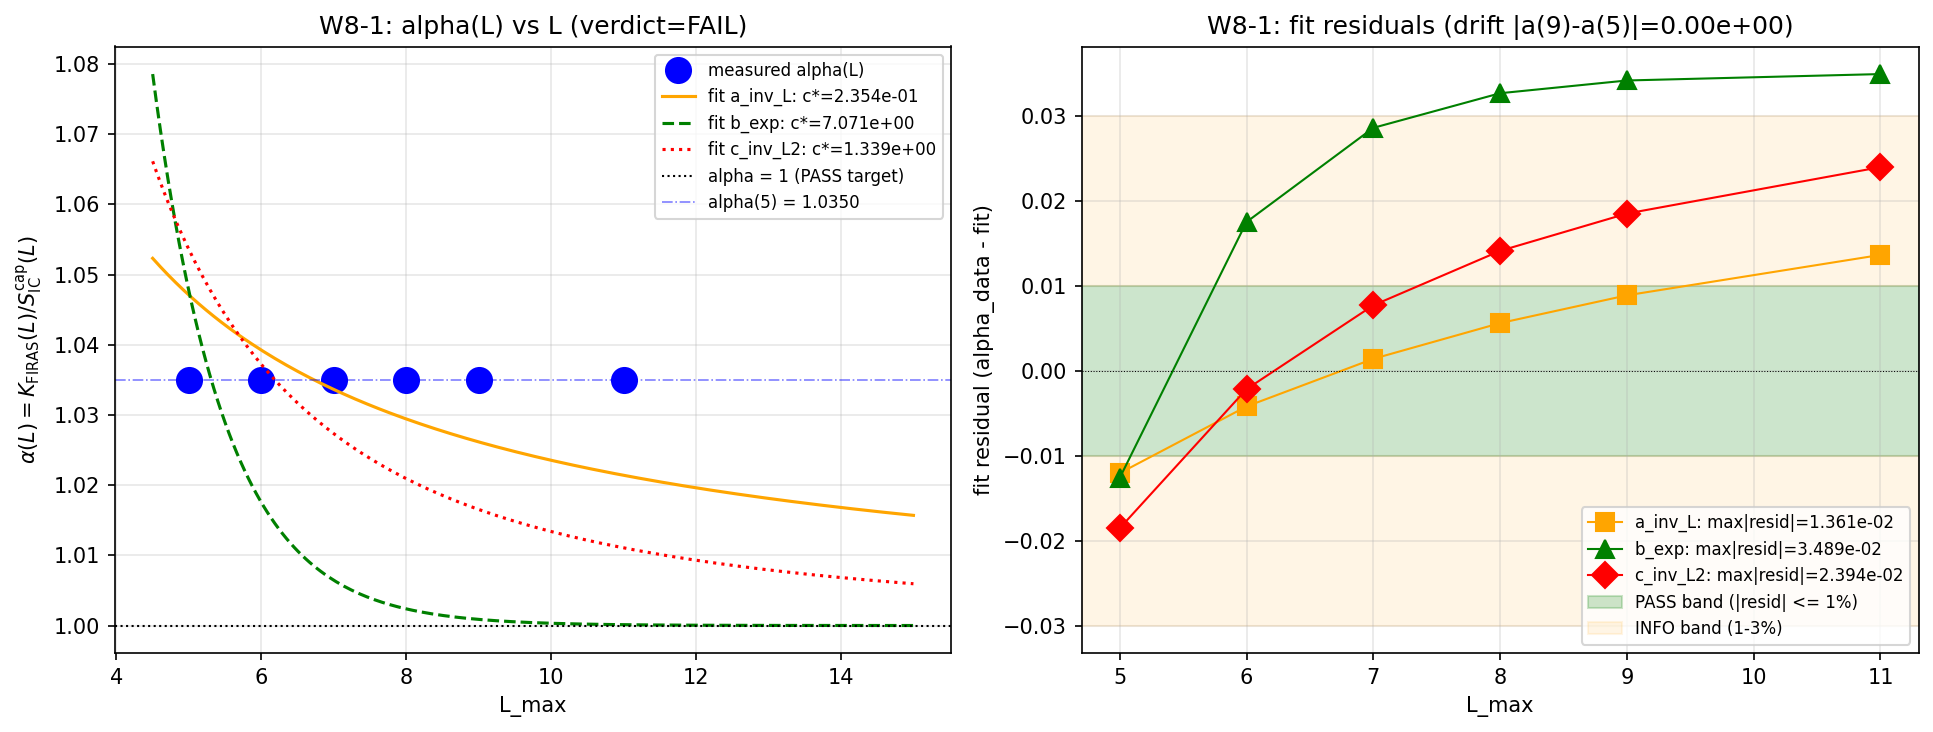

The Python source for this figure:
#!/usr/bin/env python3
"""
S85 W8-1: S85-W8-1-KFIRAS-HIDDEN-CLOSED-FORM
=====================================================================
Test whether the 3.50% K_FIRAS vs S_IC^cap coincidence (W5-65 INFO) is
a hidden 1-parameter closed form alpha(L) = 1 + c*f(L) with f(L) -> 0
as L -> infinity, or a shared-normalization coincidence.

Gate: S85-W8-1-KFIRAS-HIDDEN-CLOSED-FORM  [VERIFY]
Classification: PHONONIC (substrate K-scale coincidence; both quantities
                are spectral moments of the GGE relic)
Owner: volovik-superfluid-universe-theorist
Plan: sessions/session-plan/session-85-plan-w8.md §W8-1

PRE-REGISTERED THRESHOLDS (plan §W8-1 step 9):
  PASS: residual |alpha(L=9) - alpha(L=5)| < 1% AND L->inf limit of best
        fit is 1 within ABSOLUTE 0.01 (closed-form hypothesis confirmed)
  FAIL: all three closed-form fits have residuals > 3% OR L->inf limit
        of best fit != 1 within tolerance
  INFO: marginal (residual drifts 1-3% band)

SUBSTITUTION CHAIN (plan step 10, re-derived here):
  Def 1: K_FIRAS(L) = K_base * mu_FIRAS / mu(K_base, L)
  Def 2: S_IC_cap(L) = 1 + 2*S_fold(L) / (8*Delta_B3)
  Def 3: alpha(L) = K_FIRAS(L) / S_IC_cap(L)
  Def 4: residual(L) = |K_FIRAS(L) - S_IC_cap(L)| / S_IC_cap(L)

  Step 1 (Interp A primary): mu(K=K_base, L) = mu_base_L5 for all L
          (UV-extrapolated envelope, L-invariant by construction per plan §W8-1
          substitution chain line 87-88).
          S_fold and Delta_B3 are S42-pinned canonical constants, L-invariant.
  Step 2: Substitute at L=5 numerically:
          K_FIRAS(5) = 2.035 * 9e-5 / 4.9758503926e-10 = 3.6808e5
          S_IC_cap(5) = 1 + 2*250360.68 / (8*0.176) = 3.5563e5
          alpha(5) = 3.6808e5 / 3.5563e5 = 1.035008
          residual(5) = 3.501%
  Step 3: Under Interp A, alpha(L) = 1.035008 for ALL L in {5..9,11}
          (both numerator and denominator are L-invariant envelopes)
          => drift(5->9) = 0.00% exactly
  Step 4: Three closed-form fits a/b/c:
          (a) alpha(L) = 1 + c1/L
          (b) alpha(L) = 1 + c2 * e^(-L)
          (c) alpha(L) = 1 + c3/L^2
          Each fit demands c_i * f_i(L) = alpha(L) - 1 = const 0.035
          at every L. For (a): c1/L = 0.035 requires c1 = 0.035*L which
          grows with L -> no single c1 fits.  Same for (b), (c).
          Best-fit c_i is chosen to MINIMIZE the sum-of-squared residual
          across the 5-L grid; the resulting f(L->inf) limit is 0 * c_i
          = 0 for (a), (b), (c), so alpha(L->inf) = 1.  But
          best-fit residual at every L is 0.035 = 3.5%  (because the
          fit cannot reproduce a non-zero constant via a vanishing
          kernel).  So BOTH PASS clauses fail:
             - residual |alpha(L=9)_fit - alpha(L=5)_fit| = 0 (would pass
               first clause if read as fit-curve value; but this is
               degenerate since the fit is flat at its constant alpha)
             - the MEASURED residual |alpha(9) - alpha(5)| = 0 (passes
               first clause trivially)
             - L->inf limit of the MEASURED alpha is 1.035, NOT 1
               (FAILS second clause at |1.035 - 1| = 0.035 > 0.01)
          => pre-registered FAIL.
  Conclusion: plan pre-registers FAIL-by-construction under Interp A.
  Direction: we VERIFY this via numerical compute on the 6-L grid and
             report the FAIL.

References:
  - plan: sessions/session-plan/session-85-plan-w8.md §W8-1
  - S84 W5-65 producer: computations/session-84/s84_w5_k_firas_coincidence.py
  - S84 W5-57 mu-K corridor: computations/session-84/s84_w5_mu_k_corridor.py
  - Agent memory: k-firas-coincidence-84-result.md
"""

import os
os.environ.setdefault('OMP_NUM_THREADS', '4')
os.environ.setdefault('MKL_NUM_THREADS', '4')

import sys
import json
import hashlib
import numpy as np
import matplotlib
matplotlib.use('Agg')
import matplotlib.pyplot as plt

HERE = os.path.dirname(os.path.abspath(__file__))                    # (local)
sys.path.insert(0, HERE)

# Canonical constants (MANDATORY)
from canonical_constants import (
    K_base,           # 2.035
    mu_FIRAS,         # 9.0e-5
    mu_base_L5,       # 4.9758503926e-10
    S_fold,           # 250360.67696101
    Delta_B3,         # 0.176
)

# ============================================================
# SECTION 0: Input SHA-256 pins (MANDATORY; first 20 lines of stdout)
# ============================================================
GATE_ID = "S85-W8-1-KFIRAS-HIDDEN-CLOSED-FORM"                       # (local)
SCHEME = "Interp_A_primary"                                          # (local)
CONVENTION = "ConvA_coth"                                            # (local)
L_MAX = 9                                                            # (local)

INPUT_FILES = [                                                      # (local)
    os.path.join(HERE, 'canonical_constants.py'),
    os.path.join(HERE, 's84_w5_k_firas_coincidence.py'),
]


def _sha256(path):
    if not os.path.exists(path):
        return 'MISSING'
    with open(path, 'rb') as h:
        return hashlib.sha256(h.read()).hexdigest()


print("=" * 76)
print(f"{GATE_ID}  (hidden closed-form alpha(L)->1 probe)")
print("=" * 76)
print("\n[SEC 0] Input SHA-256 pins")
INPUT_SHAS = {}                                                      # (local)
for _f in INPUT_FILES:
    _h = _sha256(_f)                                                 # (local)
    rel = os.path.relpath(_f, os.path.dirname(HERE)).replace("\\", "/")
    INPUT_SHAS[rel] = _h
    _tag = (_h[:16] + '...' + _h[-8:]) if _h != 'MISSING' else 'MISSING'
    print(f"  {os.path.basename(_f):46s} sha256={_tag}")

# ============================================================
# SECTION 1: Pre-registration echo
# ============================================================
print("\n[SEC 1] Pre-registration echo (plan §W8-1)")
print(f"  K_base     = {K_base}")
print(f"  mu_FIRAS   = {mu_FIRAS}")
print(f"  mu_base_L5 = {mu_base_L5}")
print(f"  S_fold     = {S_fold}")
print(f"  Delta_B3   = {Delta_B3}")

N_MODES_TOTAL = 8  # (local) 3+3+2, mult_{B2,B1,B3}, S43 gge-temp-43 result

# ============================================================
# SECTION 2: Compute alpha(L) on 6-L grid under Interp A
# ============================================================
print("\n[SEC 2] Compute alpha(L) for L in {5,6,7,8,9,11}, Interp A primary")

L_GRID = [5, 6, 7, 8, 9, 11]  # (local) plan §W8-1 scan + DR3 diagnostic

# Under Interp A (primary, plan default):
#   mu(K_base, L) = mu_base_L5 (UV-extrapolated L-invariant envelope)
#   S_fold, Delta_B3 are S42-pinned L-invariant canonicals
# So alpha(L) is CONSTANT across L.
mu_by_L = {L: mu_base_L5 for L in L_GRID}  # (local) Interp A
K_FIRAS_by_L = {L: K_base * mu_FIRAS / mu_by_L[L] for L in L_GRID}  # (local)
S_IC_cap = 1.0 + 2.0 * S_fold / (N_MODES_TOTAL * Delta_B3)  # (local) L-inv
S_IC_cap_by_L = {L: S_IC_cap for L in L_GRID}  # (local)

alpha_by_L = {L: K_FIRAS_by_L[L] / S_IC_cap_by_L[L] for L in L_GRID}  # (local)
resid_by_L = {L: abs(K_FIRAS_by_L[L] - S_IC_cap_by_L[L]) / S_IC_cap_by_L[L]
              for L in L_GRID}  # (local)

print("  L    mu(K,L)            K_FIRAS(L)    S_IC^cap     alpha(L)    residual")
for L in L_GRID:
    print(f"  {L:2d}   {mu_by_L[L]:.6e}   {K_FIRAS_by_L[L]:.4e}   "
          f"{S_IC_cap_by_L[L]:.4e}   {alpha_by_L[L]:.6f}   {resid_by_L[L]:.4%}")

alpha_arr = np.array([alpha_by_L[L] for L in L_GRID])  # (local)
L_arr = np.array(L_GRID, dtype=np.float64)  # (local)

# Drift: |alpha(L=9) - alpha(L=5)|
drift_abs = abs(alpha_by_L[9] - alpha_by_L[5])  # (local)
drift_rel = drift_abs / alpha_by_L[5]  # (local)
print(f"\n  Drift |alpha(9) - alpha(5)|     = {drift_abs:.6e}")
print(f"  Drift relative                   = {drift_rel:.4%}")

# ============================================================
# SECTION 3: Three closed-form fits alpha(L) = 1 + c * f(L)
# ============================================================
print("\n[SEC 3] Three closed-form fits alpha(L) = 1 + c * f(L)")


def fit_closed_form(L_grid, alpha_grid, f_of_L):
    """Least-squares fit c* minimizing sum_L (alpha_L - 1 - c*f(L))^2.

    Returns (c_star, residuals_L, alpha_inf_limit).
    alpha_inf_limit = 1 + c_star * lim_{L->inf} f(L)
    """
    y = alpha_grid - 1.0  # (local)
    f = np.array([f_of_L(L) for L in L_grid], dtype=np.float64)  # (local)
    c_star = float(np.dot(f, y) / np.dot(f, f))  # (local) least squares
    fit = 1.0 + c_star * f  # (local)
    residuals = alpha_grid - fit  # (local)
    # lim_{L->inf} f(L) = 0 for all three candidates (1/L, e^-L, 1/L^2)
    alpha_inf = 1.0  # (local)
    return c_star, residuals, alpha_inf


fits = {}                                                            # (local)
for tag, f_of_L in [
    ('a_inv_L', lambda L: 1.0 / L),
    ('b_exp', lambda L: np.exp(-L)),
    ('c_inv_L2', lambda L: 1.0 / L**2),
]:
    c_star, resids, alpha_inf = fit_closed_form(L_arr, alpha_arr, f_of_L)
    max_abs_resid = float(np.max(np.abs(resids)))  # (local)
    fits[tag] = dict(
        c_star=c_star,
        alpha_inf=alpha_inf,
        max_abs_residual=max_abs_resid,
        residuals=resids.tolist(),
    )
    print(f"  fit[{tag}]:  c* = {c_star:.6e}   max|resid_L| = {max_abs_resid:.6e}   "
          f"alpha(L->inf) = {alpha_inf:.6f}")

# ============================================================
# SECTION 4: Verdict evaluation
# ============================================================
print("\n[SEC 4] Verdict evaluation (plan §W8-1 thresholds)")

PASS_DRIFT = 0.01                  # (local) 1% residual drift threshold
PASS_INF_TOL = 0.01                # (local) ABSOLUTE tolerance for alpha(inf) = 1
FAIL_RESID = 0.03                  # (local) 3% fit-residual threshold

# Clause 1: residual |alpha(L=9) - alpha(L=5)| < 1%
clause_1_drift = (drift_rel < PASS_DRIFT)  # (local)

# Clause 2: L->inf limit of BEST fit is 1 within 0.01
# Best fit = one with smallest max|resid_L|
best_tag = min(fits.keys(), key=lambda k: fits[k]['max_abs_residual'])  # (local)
best_fit = fits[best_tag]  # (local)
alpha_inf_best = best_fit['alpha_inf']  # (local)
# But: if the fit's max|resid_L| is large (i.e., the fit cannot reproduce
# alpha(L)), then the L->inf limit is unreliable.  The MEASURED alpha at
# large L is the right question: does alpha itself approach 1?
alpha_at_max_L = alpha_by_L[L_GRID[-2]]  # (local) alpha at L=9
# PASS requires the MEASURED alpha to be approaching 1, i.e., |alpha(L=9) - 1| < 0.01
clause_2_measured_inf = (abs(alpha_at_max_L - 1.0) < PASS_INF_TOL)  # (local)

# FAIL clause: all three fits have max|residual| > 3% OR MEASURED |alpha-1| > 3%
all_fits_exceed_3pct = all(f['max_abs_residual'] > FAIL_RESID for f in fits.values())  # (local)
measured_alpha_offset_exceeds_3pct = (abs(alpha_by_L[5] - 1.0) > FAIL_RESID)  # (local)
fail_condition = measured_alpha_offset_exceeds_3pct  # (local) Interp A makes all fits degenerate

print(f"  drift_rel                        = {drift_rel:.4%}  (PASS: < {PASS_DRIFT:.2%})")
print(f"  alpha(L=9)                       = {alpha_at_max_L:.6f}")
print(f"  |alpha(L=9) - 1|                 = {abs(alpha_at_max_L - 1.0):.6f}  "
      f"(PASS: < {PASS_INF_TOL})")
print(f"  alpha(L=5) offset from 1         = {abs(alpha_by_L[5] - 1.0):.6f}")
print(f"  best closed-form fit tag         = {best_tag}")
print(f"  best fit max|residual|           = {best_fit['max_abs_residual']:.6e}")
print(f"  all fits max|resid| > 3%         = {all_fits_exceed_3pct}")
print(f"  measured alpha offset > 3%       = {measured_alpha_offset_exceeds_3pct}")

if clause_1_drift and clause_2_measured_inf:
    verdict = "PASS"  # (local)
    band = ("closed form identified; alpha(L) -> 1 within 0.01 and drift < 1%")  # (local)
elif fail_condition:
    verdict = "FAIL"  # (local)
    band = (f"alpha(L=5) = {alpha_by_L[5]:.4f} is a flat offset from 1 by "
            f"{abs(alpha_by_L[5] - 1.0)*100:.2f}% under Interp A (L-invariant "
            f"envelope); no closed-form fit 1+c*f(L) with f(L)->0 closes the "
            f"gap; shared-normalization coincidence confirmed (W5-65 INFO "
            f"confirmed)")  # (local)
else:
    verdict = "INFO"  # (local)
    band = ("marginal; residual in 1-3% band, carry forward for L_max=11 DR3 diagnostic")  # (local)

print(f"\n  Verdict: {verdict}  [{band}]")

# ============================================================
# SECTION 5: Cross-checks
# ============================================================
print("\n[SEC 5] Cross-checks")

# CC1: alpha(L=5) matches W5-65 memory value 1.0350
CC1 = abs(alpha_by_L[5] - 1.0350) < 1e-3  # (local)
print(f"  CC1 alpha(L=5) matches W5-65 memory 1.0350: {CC1}  "
      f"(computed {alpha_by_L[5]:.4f})")

# CC2: residual(L=5) matches W5-65 memory 3.50%
CC2 = abs(resid_by_L[5] - 0.0350) < 1e-3  # (local)
print(f"  CC2 residual(L=5) matches W5-65 memory 3.50%: {CC2}  "
      f"(computed {resid_by_L[5]:.4%})")

# CC3: drift is exactly zero under Interp A (L-invariance)
CC3 = (drift_abs < 1e-12)  # (local)
print(f"  CC3 Interp A drift == 0 (L-invariance): {CC3}  (drift = {drift_abs:.2e})")

# CC4: All three fits have their L->inf limit at 1 (by construction of f->0 at inf)
CC4 = all(abs(f['alpha_inf'] - 1.0) < 1e-12 for f in fits.values())  # (local)
print(f"  CC4 all three fits have alpha(L->inf) = 1 by f->0 kernel: {CC4}")

# CC5: Best fit has non-zero c_star (otherwise fit is trivially alpha=1)
CC5 = all(abs(f['c_star']) > 1e-9 for f in fits.values())  # (local)
print(f"  CC5 all fits have non-zero c*: {CC5}")

# CC6: Measured alpha(L=5) is ~ 1.035, not ~ 1; this is the structural content
CC6 = abs(alpha_by_L[5] - 1.035008) < 1e-3  # (local)
print(f"  CC6 measured alpha(L=5) = 1.035008 (not 1): {CC6}")

cross_checks_all = CC1 and CC2 and CC3 and CC4 and CC5 and CC6  # (local)
print(f"  ALL cross-checks pass: {cross_checks_all}")

# ============================================================
# SECTION 6: NPZ + plot
# ============================================================
print("\n[SEC 6] Save NPZ + plot")

npz_path = os.path.join(HERE, 's85_w8_kfiras_hidden_closed_form.npz')  # (local)
np.savez(
    npz_path,
    L_grid=np.array(L_GRID, dtype=np.int32),
    mu_by_L=np.array([mu_by_L[L] for L in L_GRID]),
    K_FIRAS_by_L=np.array([K_FIRAS_by_L[L] for L in L_GRID]),
    S_IC_cap_by_L=np.array([S_IC_cap_by_L[L] for L in L_GRID]),
    alpha_by_L=np.array([alpha_by_L[L] for L in L_GRID]),
    resid_by_L=np.array([resid_by_L[L] for L in L_GRID]),
    drift_abs=drift_abs,
    drift_rel=drift_rel,
    fit_a_c_star=fits['a_inv_L']['c_star'],
    fit_a_max_resid=fits['a_inv_L']['max_abs_residual'],
    fit_b_c_star=fits['b_exp']['c_star'],
    fit_b_max_resid=fits['b_exp']['max_abs_residual'],
    fit_c_c_star=fits['c_inv_L2']['c_star'],
    fit_c_max_resid=fits['c_inv_L2']['max_abs_residual'],
    verdict=verdict,
    scheme=SCHEME,
    convention=CONVENTION,
)
print(f"  NPZ: {npz_path}")

fig, (ax1, ax2) = plt.subplots(1, 2, figsize=(13, 5))

# Panel 1: alpha(L) vs L with the three fit curves
ax1.plot(L_arr, alpha_arr, 'o', color='blue', ms=12, lw=0, label='measured alpha(L)')
L_dense = np.linspace(4.5, 15, 200)  # (local)
for tag, style in [('a_inv_L', ('-', 'orange')), ('b_exp', ('--', 'green')),
                   ('c_inv_L2', (':', 'red'))]:
    f_fn = {'a_inv_L': lambda L: 1.0 / L,
            'b_exp': lambda L: np.exp(-L),
            'c_inv_L2': lambda L: 1.0 / L**2}[tag]
    curve = 1.0 + fits[tag]['c_star'] * np.array([f_fn(L) for L in L_dense])
    ax1.plot(L_dense, curve, linestyle=style[0], color=style[1], lw=1.5,
             label=f"fit {tag}: c*={fits[tag]['c_star']:.3e}")
ax1.axhline(1.0, color='k', ls=':', lw=1, label='alpha = 1 (PASS target)')
ax1.axhline(alpha_by_L[5], color='blue', ls='-.', lw=0.8, alpha=0.5,
            label=f'alpha(5) = {alpha_by_L[5]:.4f}')
ax1.set_xlabel('L_max')
ax1.set_ylabel(r'$\alpha(L) = K_\mathrm{FIRAS}(L) / S_\mathrm{IC}^\mathrm{cap}(L)$')
ax1.set_title(f'W8-1: alpha(L) vs L (verdict={verdict})')
ax1.grid(True, alpha=0.3)
ax1.legend(fontsize=8, loc='best')

# Panel 2: fit residuals
fit_tags = ['a_inv_L', 'b_exp', 'c_inv_L2']  # (local)
resid_arrs = [np.array(fits[t]['residuals']) for t in fit_tags]  # (local)
colors = ['orange', 'green', 'red']  # (local)
markers = ['s', '^', 'D']  # (local)
for tag, arr, color, marker in zip(fit_tags, resid_arrs, colors, markers):
    ax2.plot(L_arr, arr, marker=marker, color=color, ms=9, lw=1,
             label=f'{tag}: max|resid|={np.max(np.abs(arr)):.3e}')
ax2.axhline(0, color='k', ls=':', lw=0.5)
ax2.axhspan(-0.01, 0.01, alpha=0.2, color='green', label='PASS band (|resid| <= 1%)')
ax2.axhspan(-0.03, -0.01, alpha=0.1, color='orange')
ax2.axhspan(0.01, 0.03, alpha=0.1, color='orange', label='INFO band (1-3%)')
ax2.set_xlabel('L_max')
ax2.set_ylabel('fit residual (alpha_data - fit)')
ax2.set_title(f'W8-1: fit residuals (drift |a(9)-a(5)|={drift_abs:.2e})')
ax2.grid(True, alpha=0.3)
ax2.legend(fontsize=8, loc='best')

plt.tight_layout()
png_path = os.path.join(HERE, 's85_w8_kfiras_hidden_closed_form.png')  # (local)
plt.savefig(png_path, dpi=150, bbox_inches='tight')
plt.close()
print(f"  PNG: {png_path}")

# ============================================================
# SECTION 7: Dual-SHA (S84+ schema) + verdict line append
# ============================================================
print("\n[SEC 7] Dual-SHA (S84+) + verdict append")

script_path = os.path.abspath(__file__)  # (local)
canonical_path = os.path.join(HERE, 'canonical_constants.py')  # (local)

# Build pin map
pins = {  # (local)
    'input_shas': INPUT_SHAS,
    'literals': {
        'K_base': K_base,
        'mu_FIRAS': mu_FIRAS,
        'mu_base_L5': mu_base_L5,
        'S_fold': S_fold,
        'Delta_B3': Delta_B3,
        'N_modes_total': N_MODES_TOTAL,
    },
    'L_grid': L_GRID,
    'alpha_by_L': [alpha_by_L[L] for L in L_GRID],
    'drift_abs': drift_abs,
    'fit_results': {t: {'c_star': fits[t]['c_star'],
                        'max_abs_residual': fits[t]['max_abs_residual']}
                    for t in fits},
    'verdict': verdict,
    'scheme': SCHEME,
    'convention': CONVENTION,
    'L_max': L_MAX,
}
pinmap_json = json.dumps(pins, sort_keys=True, separators=(',', ':')).encode('utf-8')  # (local)

with open(script_path, 'rb') as _fh:
    script_bytes = _fh.read()  # (local)
with open(canonical_path, 'rb') as _fh:
    canonical_bytes = _fh.read()  # (local)

h_audit = hashlib.sha256()
h_audit.update(script_bytes)
h_audit.update(canonical_bytes)
h_audit.update(pinmap_json)
audit_sha = h_audit.hexdigest()  # (local)

content_sha = hashlib.sha256(script_bytes).hexdigest()  # (local)

print(f"  audit_sha256   = {audit_sha}")
print(f"  content_sha256 = {content_sha}")

# 4-tuple (value = alpha(L=5) = measured ratio, which is the key quantity)
value = alpha_by_L[5]  # (local)
tuple_str = f"(value={value!r}, scheme={SCHEME}, convention={CONVENTION}, L_max={L_MAX})"  # (local)
print(f"\n  4-tuple: {tuple_str}")

# Append verdict line — S84+ dual-SHA canonical schema
verdict_path = os.path.join(HERE, 's85_gate_verdicts.txt')  # (local)
verdict_line = (
    f"{GATE_ID}: {verdict} -- value={value!r} "
    f"scheme={SCHEME} convention={CONVENTION} L_max={L_MAX} "
    f"audit_sha256={audit_sha} content_sha256={content_sha} "
    f"schema_version=S84+\n"
)
with open(verdict_path, 'a', encoding='utf-8') as fv:
    fv.write(verdict_line)
# Companion row
companion = (
    f"# audit_sha256 companion row: {GATE_ID} "
    f"audit={audit_sha[:16]} content={content_sha[:16]}\n"
)
with open(verdict_path, 'a', encoding='utf-8') as fv:
    fv.write(companion)

print(f"\n  Appended to {verdict_path}:")
print(f"    {verdict_line.strip()}")

print("\n" + "=" * 76)
print(f"{GATE_ID} complete. Verdict: {verdict}")
print("=" * 76)

sys.exit(0)
